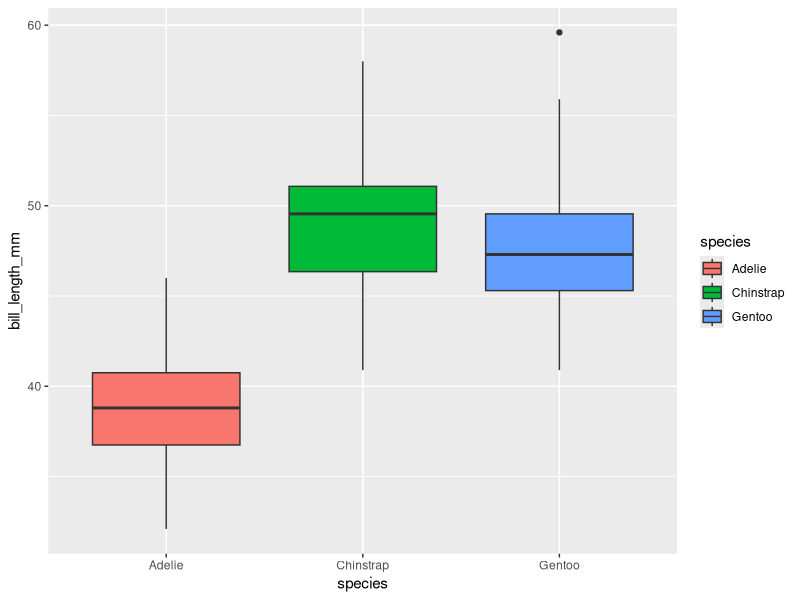
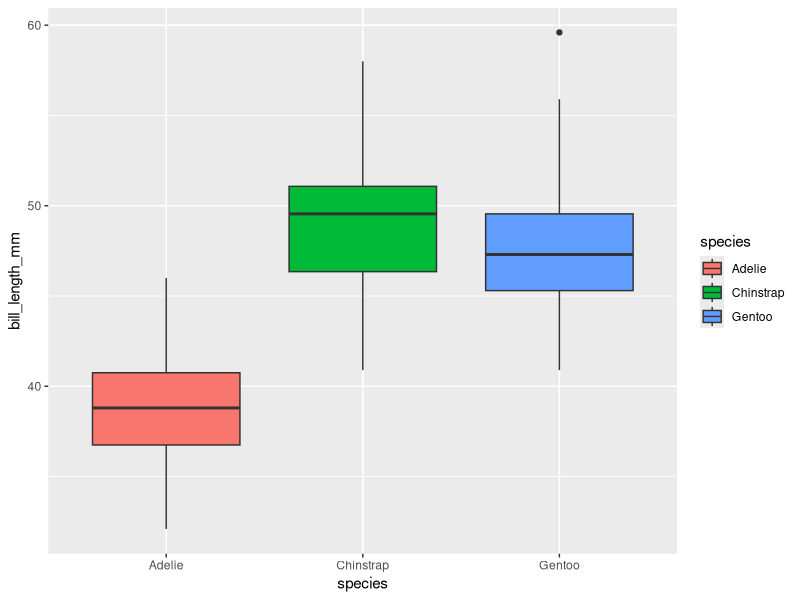

The R source for these figures, in order:

            library(ggplot2)
            library(palmerpenguins)
            built_answer <- tryCatch(
                {
                    set.seed(42)
                    ggplot(penguins, aes(x = species, y = bill_length_mm, fill = species)) + geom_boxplot()
                    suppressWarnings(
                        if (!file.exists("/sandbox/figures/bill-length_species_boxplot_coloured_species_answer.png")) {
                            ggsave(
                                width = 3,
                                height = 3,
                                "/sandbox/figures/bill-length_species_boxplot_coloured_species_answer.png"
                            )
                        }
                    )
                    suppressWarnings(
                        ggplot_build(last_plot())
                    )
                },
                error = function(e) {
                    'ERROR'
                }
            )
            built_submission <- tryCatch(
                {
                    set.seed(42)
                    ggplot(penguins, aes(x = species, y = bill_length_mm, fill = species)) +
  geom_boxplot()
                    suppressWarnings(
                        ggsave(
                            width = 3,
                            height = 3,
                            "figures/bill-length_species_boxplot_coloured_species_submission_gemma.png"
                        )
                    )
                    suppressWarnings(
                        ggplot_build(last_plot())
                    )
                },
                error = function(e) {
                    'ERROR'
                }
            )
            cat(isTRUE(all.equal(built_answer, built_submission)))
        
